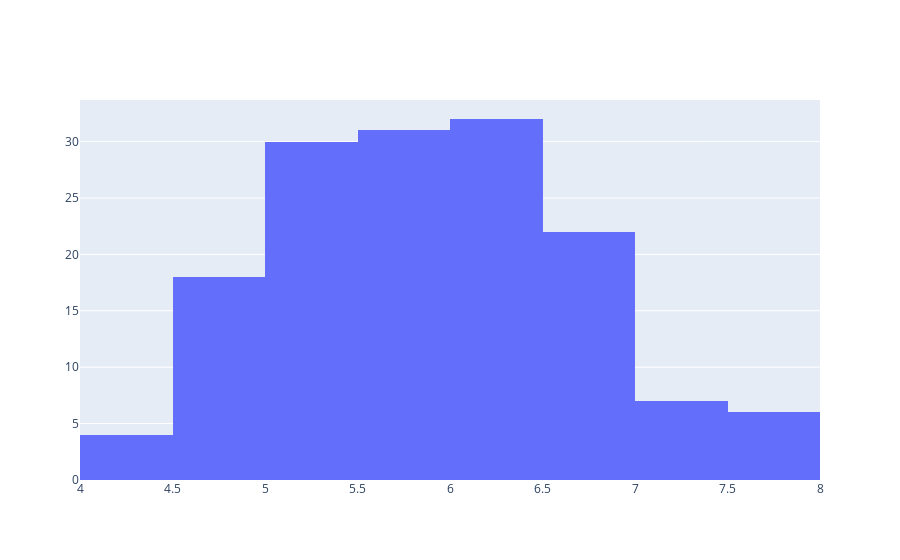

Here is the notebook cell this chart was saved with:
### Markdown cell above
#### Interactive with plotly

### Code cell
x = iris_df['sepal length (cm)']
data = [ go.Histogram(x=x, nbinsx=8) ]

# trace3 = go.Histogram(
#     x=x,
#     xbins=dict(
#         start='1969-11-15',
#         end='1972-03-31',
#         size= 'M18'),
#     autobinx = False
# )

plotly.offline.iplot(data)

### Figure 1 — Plotly figure (JSON) as saved in the notebook; plotly's stock layout.template omitted (floating-point values rounded to 4 significant figures; data arrays with more than 128 entries replaced by an {"elided": "..."} marker saying what was removed)
{"data": [{"nbinsx": 8, "type": "histogram", "x": {"elided": "150 float values"}}], "layout": {}}
